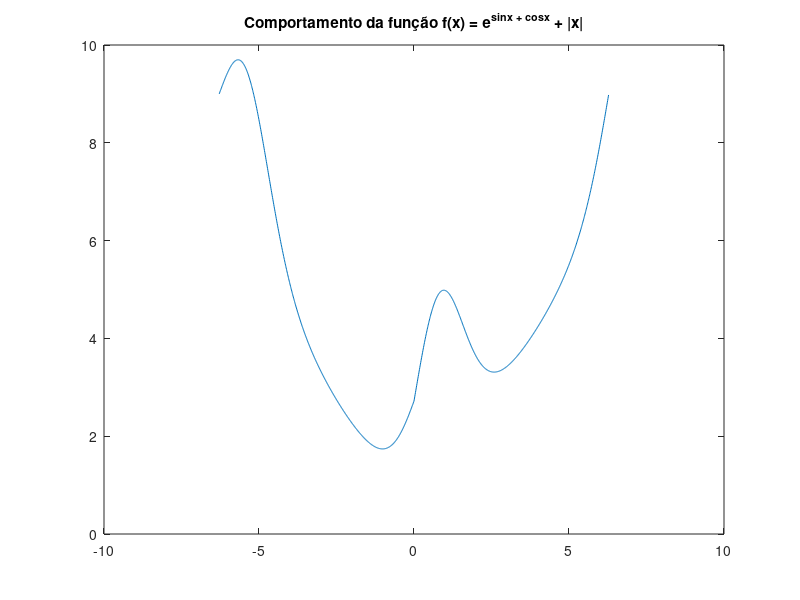
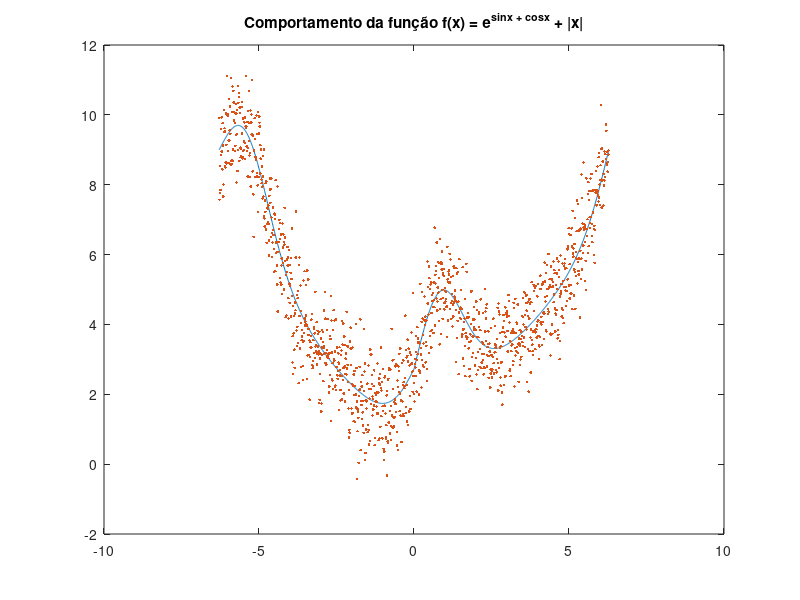
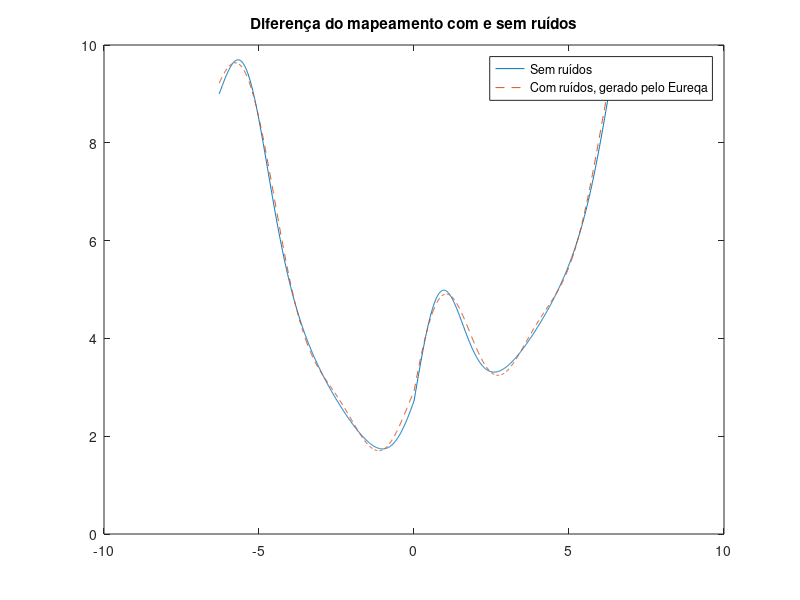

These charts were generated, in order, by the following MATLAB code:
close all;
clear all;

variancia = 0.64;

x =  -2*pi:0.01:2*pi;

y = exp (sin(x) + cos(x)) + abs(x);
y_noise = y + sqrt(variancia)*randn(1,length(x));

figure
plot (x, y);
title('Comportamento da função f(x) = e^{sinx + cosx} + |x|')

figure 
plot (x, y);
hold on
title('Comportamento da função f(x) = e^{sinx + cosx} + |x|')
plot (x, y_noise, '.');
hold off

y_eureqa = 1.61174601463431 + 1.83009402215019*sin(0.792660864528948 + x) + 0.557643717610482*sin(1.99324796219123*x) + abs(x);

figure
plot (x, y);
hold on
plot (x, y_eureqa,'--');
title('Diferença do mapeamento com e sem ruídos')
legend('Sem ruídos', 'Com ruídos, gerado pelo Eureqa');
hold off


x1 = [-3:0.01:1];
x2 = [1:0.01:5];
x3 = [-4:0.02:4];

y2 = x1.*log10 (x2/3)/log10(pi) + sqrt(2)*x3;
y2_noise = y2 + sqrt(variancia)*randn(1,length(x1));